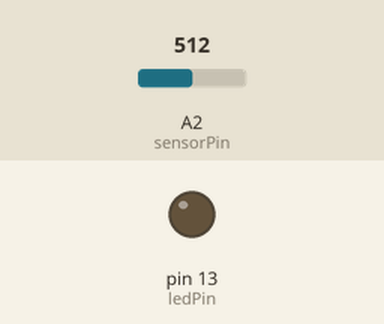
Simulated run of this sketch. Board: Arduino Uno, built with avr-gcc and run on an emulated ATmega328P. Parts: output pins drawn as LEDs (lit = HIGH). The inputs (shaded band) are chosen by the test bench; at power-on: A2 (sensorPin) = 512.

Above: at 1.2 s.
1.3 s: A2 (sensorPin) set to 470
2.8 s: A2 (sensorPin) set to 443
At 4.0 s:
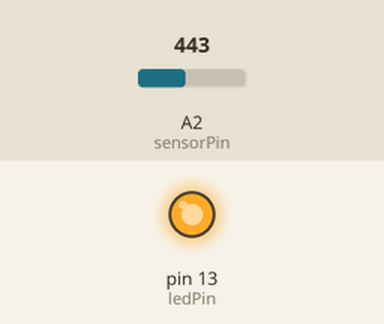
4.3 s: A2 (sensorPin) set to 511
At 5.4 s:
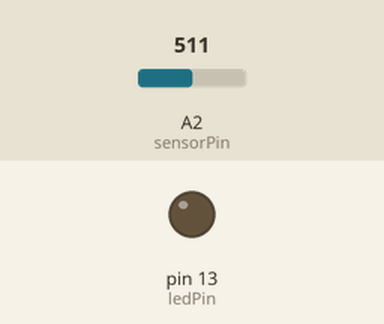
5.8 s: A2 (sensorPin) set to 306
At 6.5 s:
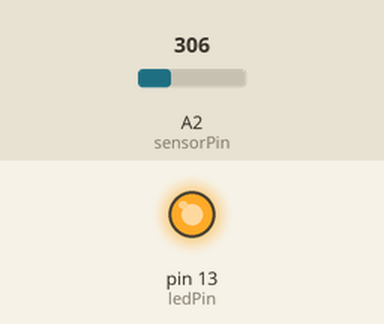
Timing chart, 0 to 8.3 s (numbered marks = the images above; inputs shaded):
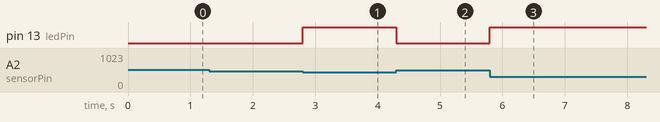

The sketch:

photoresistor-sensor.ino
```cpp
const int sensorPin = 2;
const int ledPin = 13;

int lightCal;
int lightVal;

void setup()
{
  pinMode(ledPin, OUTPUT);
  lightCal = analogRead(sensorPin);
}

void loop()
{

  lightVal = analogRead(sensorPin);

  if (lightVal < lightCal - 50)
  {
    digitalWrite(ledPin, HIGH);
  }
  else
  {
    digitalWrite(ledPin, LOW);
  }
}
```

Measured:
- the behaviour switches between 462 and 461 on A2 (sensorPin) (found by bisection; images 0 and 1)
- after the input at 1.3 s, every drawn part: stays the same
- after the input at 2.8 s, pin 13 (ledPin): LOW → HIGH at once
- after the input at 4.3 s, pin 13 (ledPin): HIGH → LOW at once
- after the input at 5.8 s, pin 13 (ledPin): LOW → HIGH at once
